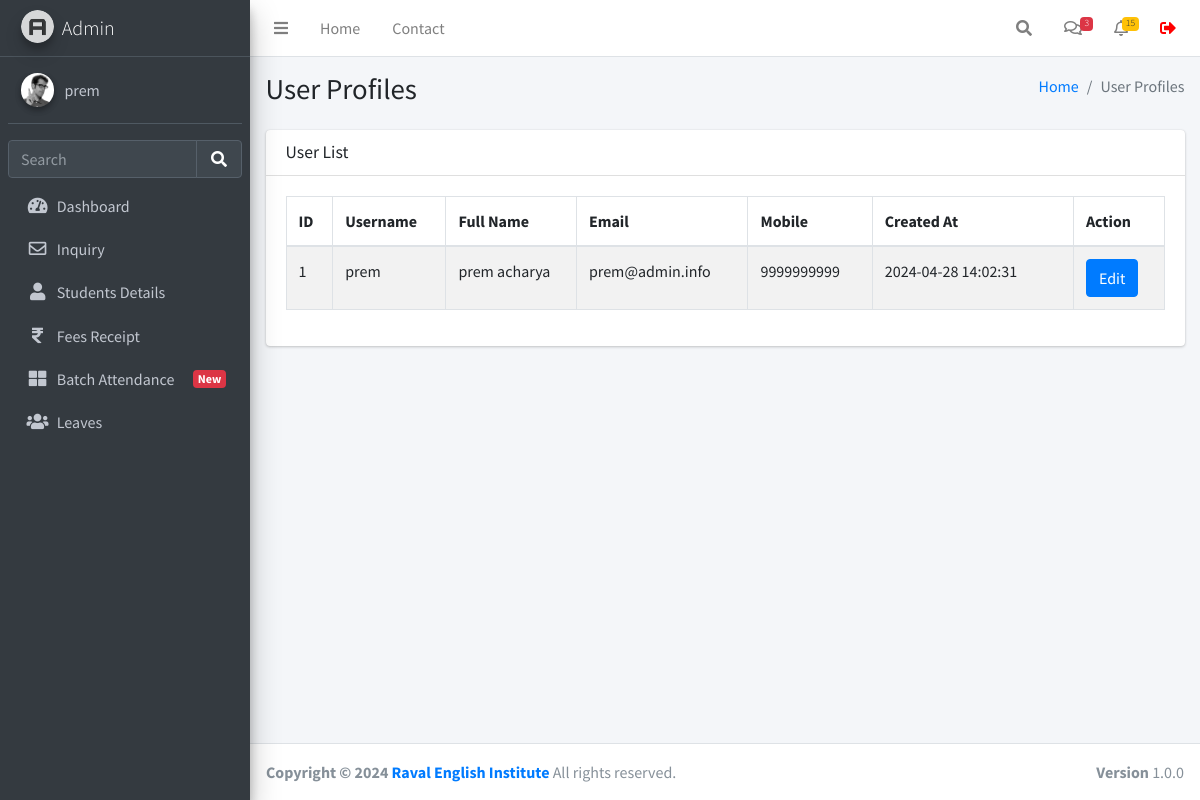
Before: /profile.php (signed in) with the older database file.
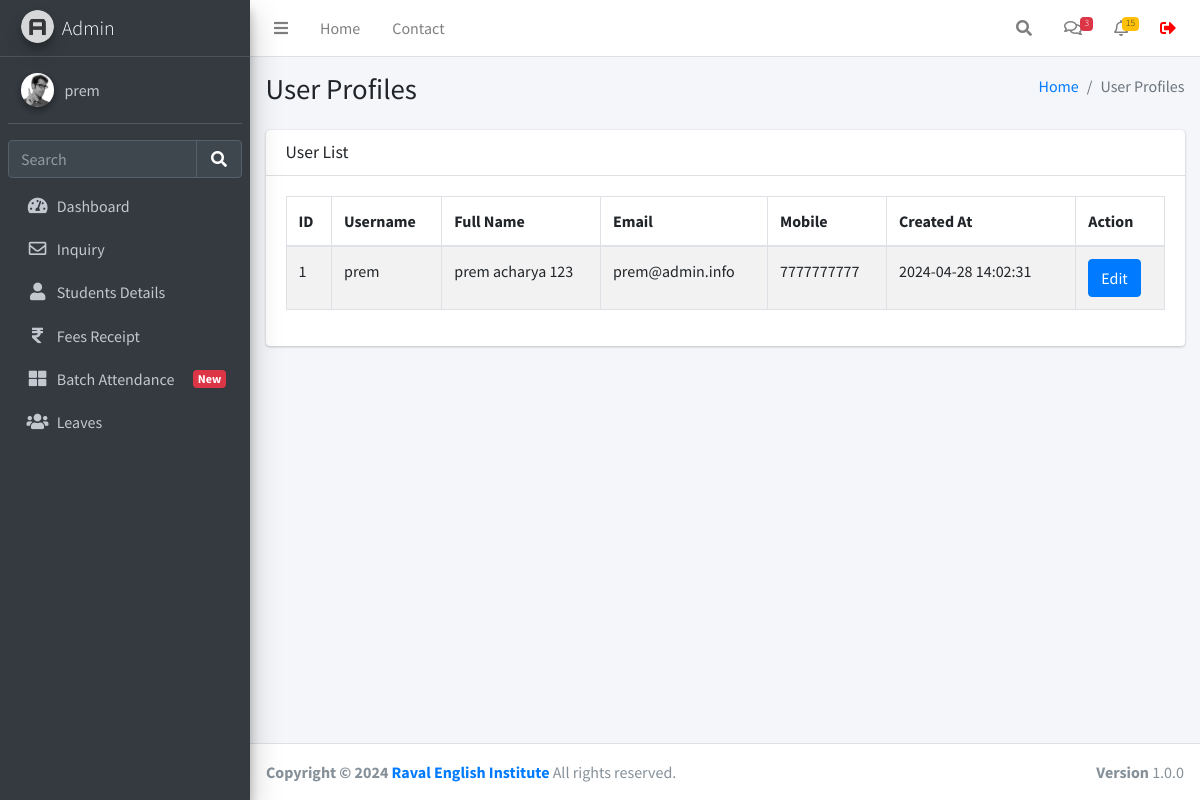
After: the same page with the newer database file.
### tables this page shows
CREATE TABLE `users` (
  `id` int(11) NOT NULL,
  `username` varchar(255) NOT NULL,
  `fullname` varchar(255) NOT NULL,
  `email` varchar(255) NOT NULL,
  `mobile` varchar(255) NOT NULL,
  `password` varchar(255) NOT NULL,
  `created_at` datetime NOT NULL DEFAULT current_timestamp()
);

### function.php (called while the page is built, shortened)
<?php
require_once('db.php');
function selectFromTable($tableName, $columns, $whereConditions) {
    global $db;
    try {
        $sql = "SELECT " . implode(', ', $columns) . " FROM $tableName";
        $stmt = $db->prepare($sql);
        $stmt->execute();
        return $stmt->fetchAll(PDO::FETCH_ASSOC);
    } catch (PDOException $e) {
        return false;
    }
}
?>

### profile.php (the view, shortened to what this page needs)
<!DOCTYPE html>
<html lang="en">
<head>
</head>
<body>
<?php include('./header.php'); ?>
<?php include('./db.php'); ?>
<div class="content-wrapper">
    <div class="content-header">
        <div class="container-fluid">
            <div class="row mb-2">
                <div class="col-sm-6">
                    <h1 class="m-0">User Profiles</h1>
                </div>
                <div class="col-sm-6">
                    <ol class="breadcrumb float-sm-right">
                        <li class="breadcrumb-item"><a href="./dashboard.php">Home</a></li>
                        <li class="breadcrumb-item active">User Profiles</li>
                    </ol>
                </div>
            </div>
        </div>
    </div>
    <section class="content">
        <div class="container-fluid">
            <div class="row">
                <div class="col-12">
                    <div class="card">
                        <div class="card-header">
                            <h3 class="card-title">User List</h3>
                        </div>
                        <div class="card-body">
                            <div class="table-responsive">
                                <table id="userTable" class="table table-bordered table-striped">
                                    <thead>
                                        <tr>
                                            <th>ID</th>
                                            <th>Username</th>
                                            <th>Full Name</th>
                                            <th>Email</th>
                                            <th>Mobile</th>
                                            <th>Created At</th>
                                            <th>Action</th>
                                        </tr>
                                    </thead>
                                    <tbody>
                                        <?php
                                        require_once('function.php');
                                        $userData = selectFromTable('users', ['id', 'username', 'fullname', 'email', 'mobile', 'created_at'], []);
                                        foreach ($userData as $row) {
                                            echo "<tr>";
                                            echo "<td>" . htmlspecialchars($row['id']) . "</td>";
                                            echo "<td>" . htmlspecialchars($row['username']) . "</td>";
                                            echo "<td>" . htmlspecialchars($row['fullname']) . "</td>";
                                            echo "<td>" . htmlspecialchars($row['email']) . "</td>";
                                            echo "<td>" . htmlspecialchars($row['mobile']) . "</td>";
                                            echo "<td>" . htmlspecialchars($row['created_at']) . "</td>";
                                            echo "<td><a href='editProfile.php?username=" . htmlspecialchars($row['username']) . "' class='btn btn-primary' onclick='return confirmEdit();'>Edit</a></td>";
                                            echo "</tr>";
                                        }
                                        ?>
                                    </tbody>
                                </table>
                            </div>
                        </div>
                    </div>
                </div>
            </div>
        </div>
    </section>
</div>
<?php include('./footer.php'); ?>

### header.php (shortened to what this page needs)
<?php
require_once 'db.php';
$query = $db->prepare("SELECT * FROM users WHERE id = :id");
$query->execute(['id' => $_SESSION['user_id']]);
$user = $query->fetch(PDO::FETCH_ASSOC);
?>
<!DOCTYPE html>
<html lang="en">
<head>
  <link rel="stylesheet" href="./plugins/fontawesome-free/css/all.min.css">
  <link rel="stylesheet" href="https://code.ionicframework.com/ionicons/2.0.1/css/ionicons.min.css">
  <link rel="stylesheet" href="./plugins/icheck-bootstrap/icheck-bootstrap.min.css">
  <link rel="stylesheet" href="./asset/css/adminlte.min.css">
</head>
<body class="hold-transition sidebar-mini layout-fixed">
<div class="wrapper">
  <nav class="main-header navbar navbar-expand navbar-white navbar-light sticky-top">
    <ul class="navbar-nav">
      <li class="nav-item">
        <a class="nav-link" data-widget="pushmenu" href="#" role="button"><i class="fas fa-bars"></i></a>
      </li>
      <li class="nav-item d-none d-sm-inline-block">
        <a href="./dashboard.php" class="nav-link">Home</a>
      </li>
      <li class="nav-item d-none d-sm-inline-block">
        <a href="#" class="nav-link">Contact</a>
      </li>
    </ul>
    <ul class="navbar-nav ml-auto">
      <li class="nav-item">
        <a class="nav-link" data-widget="navbar-search" href="#" role="button">
          <i class="fas fa-search"></i>
        </a>
      </li>
      <li class="nav-item dropdown">
        <a class="nav-link" data-toggle="dropdown" href="#">
          <i class="far fa-comments"></i>
          <span class="badge badge-danger navbar-badge">3</span>
        </a>
      </li>
      <li class="nav-item dropdown">
        <a class="nav-link" data-toggle="dropdown" href="#">
          <i class="far fa-bell"></i>
          <span class="badge badge-warning navbar-badge">15</span>
        </a>
      </li>
      <li class="nav-item">
        <form method="POST">
        <button class="nav-link" type="submit" name="logout" style="
        text-decoration: none;
        border: none;
        background-color: transparent;">
        <i class="fas fa-sign-out-alt" style="color: red;"></i>
        </button>
      </li>
    </ul>
  </nav>
  <aside class="main-sidebar sidebar-dark-primary elevation-4">
    <a href="./dashboard.php" class="brand-link">
      <img src="./asset/img/AdminLTELogo.png" alt="AdminLTE Logo" class="brand-image img-circle elevation-3" style="opacity: .8">
      <span class="brand-text font-weight-light">Admin</span>
    </a>
    <div class="sidebar">
      <div class="user-panel mt-3 pb-3 mb-3 d-flex">
        <div class="image">
          <img src="./asset/img/user2-160x160.jpg" class="img-circle elevation-2" alt="User Image">
        </div>
        <div class="info">
          <a href="./profile.php" class="d-block"><?php echo $user['username']; ?></a>
        </div>
      </div>
      <div class="form-inline">
        <div class="input-group" data-widget="sidebar-search">
          <input class="form-control form-control-sidebar" type="search" placeholder="Search" aria-label="Search">
          <div class="input-group-append">
            <button class="btn btn-sidebar">
              <i class="fas fa-search fa-fw"></i>
            </button>
          </div>
        </div>
      </div>
      <nav class="mt-2">
        <ul class="nav nav-pills nav-sidebar flex-column" data-widget="treeview" role="menu" data-accordion="false">
          <li class="nav-item">
            <a href="./dashboard.php" class="nav-link
            <?php if (strpos($_SERVER['REQUEST_URI'], 'dashboard.php') !== false) {echo "active";}?>">
              <i class="nav-icon fas fa-tachometer-alt"></i>
              <p>
                Dashboard
              </p>
            </a>
          </li>
          <li class="nav-item">
            <a href="./inquiry.php" class="nav-link
            <?php if (strpos($_SERVER['REQUEST_URI'], 'inquiry.php') !== false) {echo "active";}?>">
              <i class="nav-icon far fa-envelope"></i>
              <p>
              Inquiry
              </p>
            </a>
          <li class="nav-item">
            <a href="./studentsdetails.php" class="nav-link
            <?php if (strpos($_SERVER['REQUEST_URI'], 'studentsdetails.php') !== false) {echo "active";}?>">
              <i class="nav-icon fas fa-user"></i>
              <p>
                Students Details
              </p>
            </a>
          </li>
          <li class="nav-item">
            <a href="./fees.php" class="nav-link
            <?php if (strpos($_SERVER['REQUEST_URI'], 'fees.php') !== false) {echo "active";}?>">
            <i class="nav-icon fas fa-rupee-sign"></i>
              <p>
                Fees Receipt
              </p>
            </a>
          </li>
          <li class="nav-item">
            <a href="./batch.php" class="nav-link
            <?php if (strpos($_SERVER['REQUEST_URI'], 'batch.php') !== false) {echo "active";}?>">
            <i class="nav-icon fas fa-th-large"></i>
              <p>
                Batch Attendance
                <span class="badge badge-danger right">New</span>
              </p>
            </a>
          </li>
          <li class="nav-item">
            <a href="./leaves.php" class="nav-link
            <?php if (strpos($_SERVER['REQUEST_URI'], 'leaves.php') !== false) {echo "active";}?>">
              <i class="nav-icon fas fa-users"></i>
              <p>
                Leaves
              </p>
            </a>
          </li>
        </ul>
      </nav>
    </div>
  </aside>

### footer.php (shortened to what this page needs)
</div>
<footer class="main-footer">
    <strong>Copyright &copy; 2024 <a href="https://ravalenglishinstitute.com/" target="_blank">Raval English Institute</a></strong>
    All rights reserved.
    <div class="float-right d-none d-sm-inline-block">
      <b>Version</b> 1.0.0
    </div>
  </footer>
</body>
</html>

Changed rows visible on the page:
changed users "prem": fullname "prem acharya" → "prem acharya 123"; mobile "9999999999" → "7777777777"
